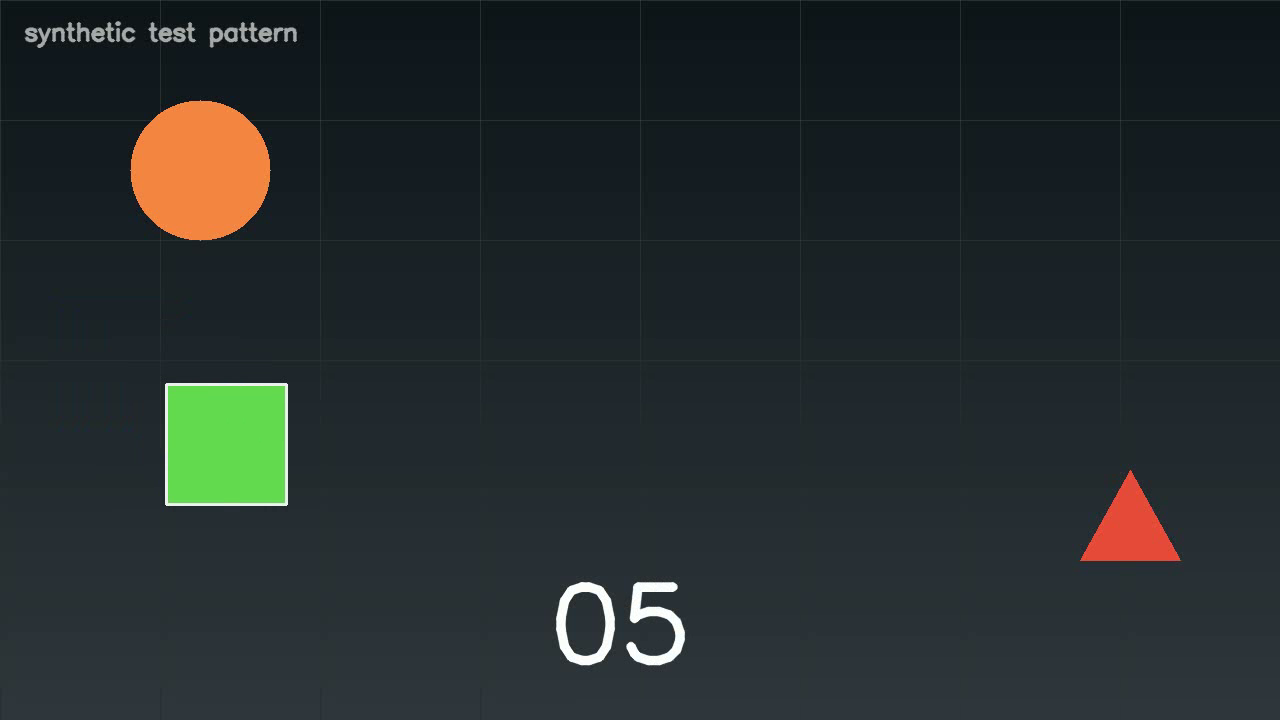
#> input picture frame 4 of data/samples/test.mp4, 1280 x 720 px
$ python lab2_capture.py --source video --path data//samples//test.mp4
#> lines starting #> are read from the running program, lines starting #| are printed output that depends on the picture; after the words box and inside, x2 and y2 are one past the last pixel; in counts of white or black regions, pixels touching at a corner belong together
"""Lab 2：Tello 影像與拍照 —— 看得到畫面、按 P 拍照，但**不能操控飛行**。

    python labs\\lab2_capture.py                     # 連線、開畫面、按 P 拍照
    python labs\\lab2_capture.py --source video --path data\\samples\\test.mp4

這一支刻意**沒有任何飛行指令**。按 T 不會起飛、方向鍵不會動 —— 程式會印一行
提示叫你去用 lab1。理由很簡單：這一節要練的是「影像進得來、照片存得下來」，
把飛行混進來只會讓出問題時分不清是哪一邊的錯。

無人機放在桌上開機就好，不需要飛。

和 lab1 的差別（段落編號對照著看）：

    2. 連線與收尾   多了 streamon() 與 get_frame_read()
    3. 影像來源     新增：讀最新一格、RGB 轉 BGR
    4. 畫面標註     新增：狀態列
    5. 存檔         新增：jpg + index.jsonl
    6. 主迴圈       cv2.imshow + waitKey，不送任何飛行指令

沒有 import threading。整支程式只有一條 while。
（djitellopy 內部會自己開一條解碼執行緒，那是它的事，我們不寫也不管它。）
"""
from __future__ import annotations

import argparse
import json
import sys
import time
from datetime import datetime
from pathlib import Path

import cv2

# Windows 主控台預設不是 UTF-8。統一成 UTF-8 並容錯，否則 print 中文時可能
# 直接丟 UnicodeEncodeError，或把輸出導向檔案時變成亂碼。
# stderr 也要處理：SystemExit 的訊息是印到 stderr 的，那些正是最需要讀懂的字。
try:
    sys.stdout.reconfigure(encoding="utf-8", errors="replace")
    sys.stderr.reconfigure(encoding="utf-8", errors="replace")
except Exception:
    pass

#: 教材實測的 Python 是 3.12。下限來自 pillow（>=3.10），上限來自 torch 2.7.0
#: —— 它只發布到 Python 3.13 的 wheel，3.14 以上根本裝不起來。
if not ((3, 10) <= sys.version_info[:2] <= (3, 13)):
    raise SystemExit(
        f"需要 Python 3.10 ~ 3.13，目前是 {sys.version.split()[0]}。\n"
        "  建議用 3.12（教材實測的版本）。Windows 上可以用啟動器指定：\n"
        "      py -3.12 -m venv .venv")

#: 狀態列更新頻率。get_battery() 讀的是狀態封包快取，不送指令、不會阻塞。
STATE_INTERVAL_S = 1.0

#: streamon 之後等第一格畫面的上限。正常 2~3 秒就會有。
FIRST_FRAME_TIMEOUT_S = 10.0

FONT = cv2.FONT_HERSHEY_SIMPLEX


# --- 1. 參數 ---------------------------------------------------------------

def parse_args(argv=None):
    p = argparse.ArgumentParser(description="Lab 2：Tello 影像與拍照")
    p.add_argument("--source", default="tello", choices=("tello", "video"),
                   help="影像來源。video 是沒有無人機時的練習用來源")
    p.add_argument("--path", help="--source video 時的影片檔或鏡頭編號")
    p.add_argument("--out", default="runs", help="輸出根目錄")
    p.add_argument("--headless", action="store_true",
                   help="不開視窗（自動測試用；這樣就按不到 P 了）")
    p.add_argument("--max-frames", type=int, default=0,
                   help="讀滿幾幀就停（0 = 不限）。無人值守測試用")
    args = p.parse_args(argv)
    if args.source == "video" and not args.path:
        p.error("--source video 需要 --path")
    return args


# --- 2. 連線與收尾 ---------------------------------------------------------

def open_source(args):
    """開啟影像來源，回傳 (kind, handle, frame_read)。

    tello：connect() -> streamon() -> get_frame_read()
    video：cv2.VideoCapture，給沒有無人機的人練習用
    """
    if args.source == "video":
        target = int(args.path) if str(args.path).isdigit() else str(args.path)
        if isinstance(target, str) and not Path(target).exists():
            raise SystemExit(f"找不到影片檔：{target}")
        cap = cv2.VideoCapture(target)
        if not cap.isOpened():
            raise SystemExit(f"無法開啟來源：{target}")
        cap.set(cv2.CAP_PROP_BUFFERSIZE, 1)  # 只留最新一格，不讓 buffer 堆舊資料
        return "video", cap, None

    from djitellopy import Tello

    tello = Tello()
    try:
        tello.connect()
    except Exception as exc:
        raise SystemExit(
            f"連不上 Tello：{exc}\n"
            "  1. 電腦的 Wi-Fi 要連到 TELLO-XXXXXX 這個熱點\n"
            "  2. UDP 8889 沒被占用（另一個程式還開著就會占著）") from exc

    print(f"已連線　電量 {tello.get_battery()}%　溫度 {tello.get_temperature():.0f}C")
    tello.streamon()
    return "tello", tello, tello.get_frame_read()


def close_source(kind, handle):
    """收尾。這一支不會飛，所以不需要降落 —— 但串流一定要關。

    串流不關的話飛機會一直往 UDP 11111 推封包，下次連線時解碼器接在一段殘缺
    的 H.264 中間，畫面容易卡住不動。
    """
    if kind == "video":
        handle.release()
        return
    for step in ("streamoff", "end"):
        try:
            getattr(handle, step)()
        except Exception:
            pass


# --- 3. 影像來源 -----------------------------------------------------------

def read_frame(kind, handle, frame_read):
    """讀最新一格 BGR 影像。來源結束回 None，還沒準備好回字串 "wait"。

    Tello 的兩個重點：

    * djitellopy 的 frame 是 **RGB**（內部用 frame.to_image()），而 cv2 全家
      都吃 BGR。不轉的話畫面顏色會反過來（天空變橘色）。
    * frame_read.frame 永遠是「最新一格的快照」，不是佇列。讀它永遠拿到最新
      的，所以延遲不會累積。
    """
#> called with kind = 'video'
    if kind == "video":
        ok, frame = handle.read()
#> frame is the input picture: shape (720, 1280, 3); mean B, G, R 44.4, 43.6, 36.6
        return frame if ok else None

    frame = frame_read.frame
    if frame is None:
        return "wait"
    return cv2.cvtColor(frame, cv2.COLOR_RGB2BGR)


# --- 4. 畫面標註 -----------------------------------------------------------

def draw_status(frame, text):
    """把狀態列畫在畫面下緣（就地修改，這張影像只是要顯示而已）。"""
    h = frame.shape[0]
    cv2.rectangle(frame, (0, h - 24), (frame.shape[1], h), (0, 0, 0), -1)
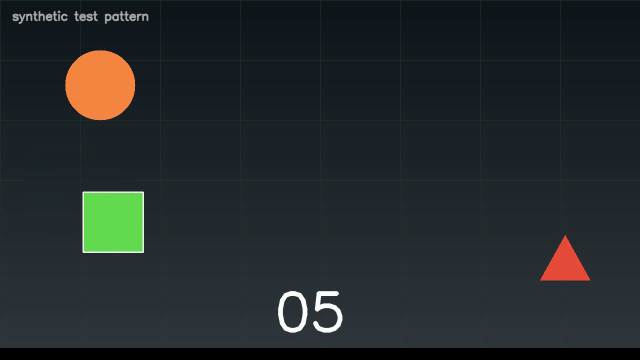
#> frame: shape (720, 1280, 3) (shown at 1/2 size); mean of channels 0, 1, 2 42.5, 41.8, 35; drawn as B, G, R
    cv2.putText(frame, text, (6, h - 7), FONT, 0.5, (255, 255, 255), 1, cv2.LINE_AA)
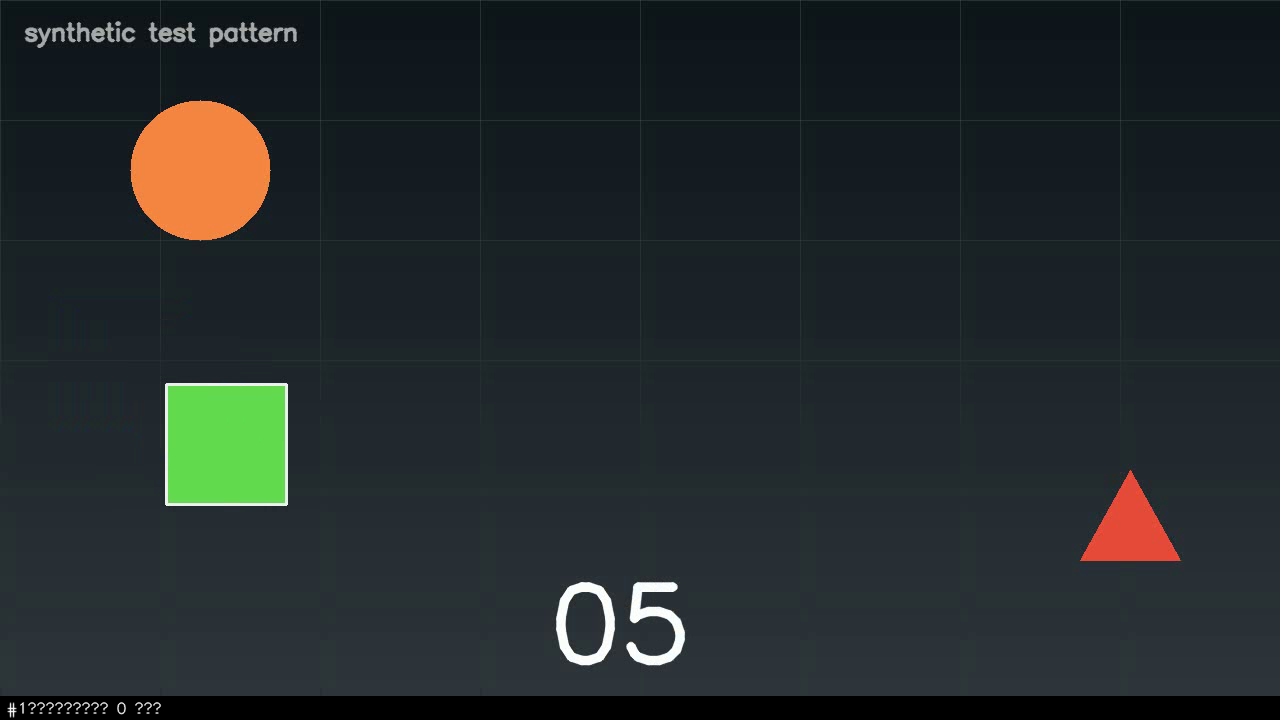
#> frame: shape (720, 1280, 3); 0.11% of pixels changed, all inside (x1, y1, x2, y2) = (7, 701, 162, 718); drawn as B, G, R
    return frame


# --- 5. 存檔 ---------------------------------------------------------------

def open_run(out_root):
    """每次執行開一個 runs 底下的時間戳資料夾。"""
    run_dir = Path(out_root) / datetime.now().strftime("%Y%m%d_%H%M%S")
    run_dir.mkdir(parents=True, exist_ok=True)
    return run_dir


# [25 lines left out: function save, not called in this run]


# --- 6. 主迴圈 -------------------------------------------------------------

def main(argv=None):
    args = parse_args(argv)
    kind, handle, frame_read = open_source(args)
    run_dir = open_run(args.out)

    print(f"來源 {kind}　輸出 {run_dir}")
    if not args.headless:
        print("鍵盤：P 拍一張　Q 離開　（這一節不做飛行操控）")

    idx = snaps = 0
    state_text = ""
    last_state = -1e9
    deadline = time.perf_counter() + FIRST_FRAME_TIMEOUT_S

    try:
        while True:
            if args.max_frames and idx >= args.max_frames:
                print(f"已達 --max-frames {args.max_frames}")
                break

            frame = read_frame(kind, handle, frame_read)
            if isinstance(frame, str):       # "wait"：Tello 還沒吐出第一格
                if time.perf_counter() > deadline:
                    print(f"{FIRST_FRAME_TIMEOUT_S:.0f} 秒內沒有畫面，"
                          "請確認 Wi-Fi 沒斷、UDP 11111 沒被占用，再跑一次")
                    break
                time.sleep(0.05)
                continue
            if frame is None:
                print("來源結束")
                break
            idx += 1

            if kind == "tello" and \
                    time.perf_counter() - last_state >= STATE_INTERVAL_S:
                last_state = time.perf_counter()
                try:
                    state_text = (f"　電量 {handle.get_battery()}%"
                                  f" 高度 {handle.get_height()} cm")
                except Exception:
                    state_text = "　狀態讀取失敗"

            status = f"#{idx}{state_text}　已拍 {snaps} 張"

            if args.headless:
                continue

            cv2.imshow("lab2 - P=拍照  Q=離開", draw_status(frame.copy(), status))
            key = cv2.waitKey(1) & 0xFF
#> (key q is pressed here)

            if key in (ord("q"), 27):
                print("使用者離開")
                break
            if key == ord("p"):
                path = save(run_dir, frame, f"snap{idx:06d}")
                snaps += 1
                print(f"拍一張 -> {path.name}")
            elif key in (ord("t"), ord("l")):
                # 這一支不做飛行。明確告訴使用者去哪裡做，而不是靜靜地忽略。
                print("這一節不做飛行操控。要起飛請用："
                      "python labs\\lab1_flight.py --path")

    except KeyboardInterrupt:
        print("\nCtrl-C 中斷")
    finally:
        if not args.headless:
            cv2.destroyAllWindows()
        close_source(kind, handle)

    print(f"\n讀 {idx} 幀，拍了 {snaps} 張")
    print(f"輸出：{run_dir}")
    return 0


if __name__ == "__main__":
    raise SystemExit(main())
#> (the program exits here)

$ run again, starting later in the video
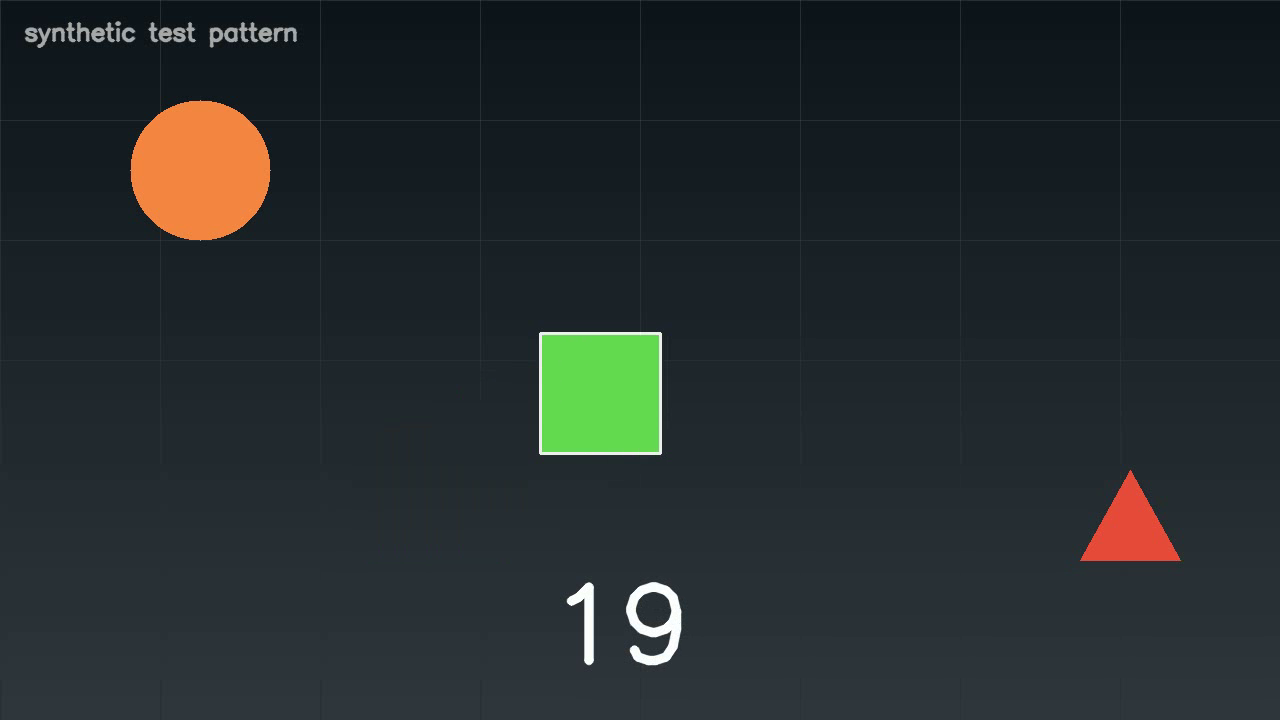
#> input picture frame 18 of data/samples/test.mp4, 1280 x 720 px
#> in read_frame, frame is the input picture: shape (720, 1280, 3); mean B, G, R 44.7, 43.3, 36.4
#> in draw_status, `cv2.rectangle(frame, (0, h - 24), (frame.shape[1], h), (0, 0, 0), -1)`:
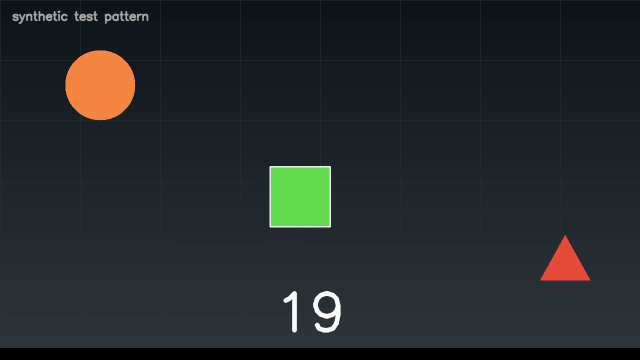
#> frame: shape (720, 1280, 3) (shown at 1/2 size); mean of channels 0, 1, 2 42.7, 41.5, 34.9; drawn as B, G, R
#> in draw_status, `cv2.putText(frame, text, (6, h - 7), FONT, 0.5, (255, 255, 255), 1, cv..`:
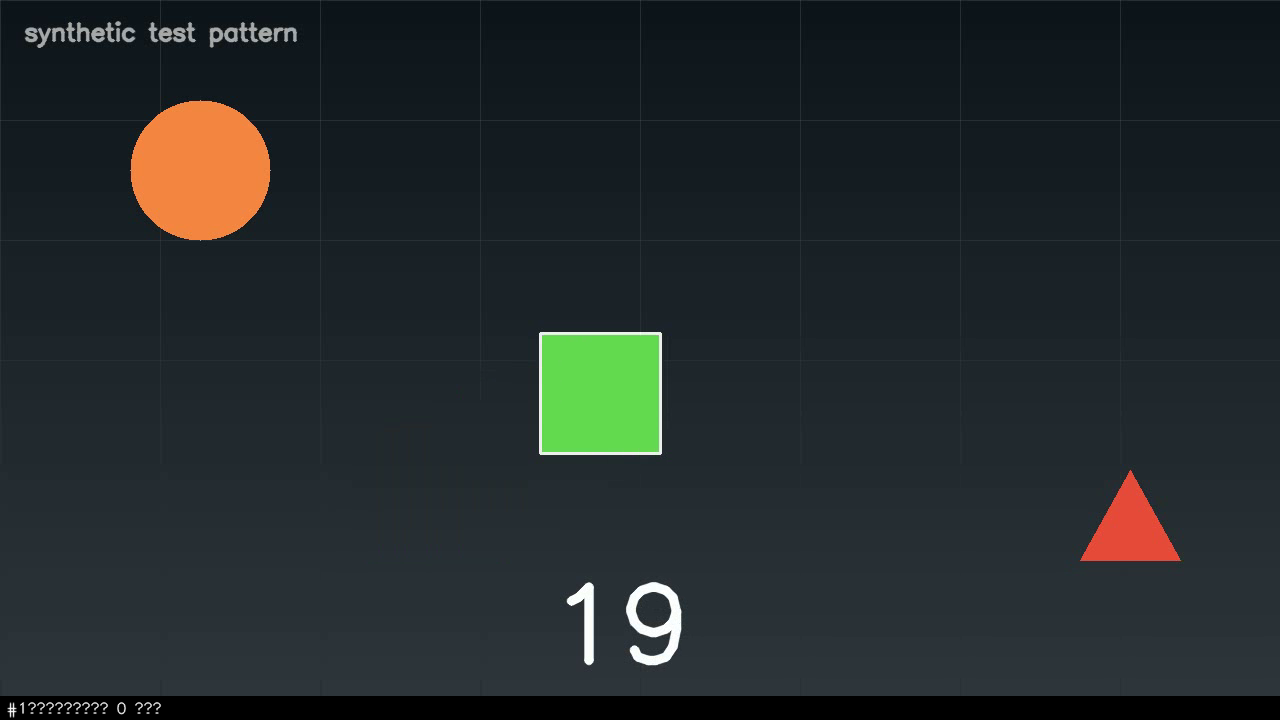
#> frame: shape (720, 1280, 3); 0.11% of pixels changed, all inside (x1, y1, x2, y2) = (7, 701, 162, 718); drawn as B, G, R

$ run again, starting later in the video
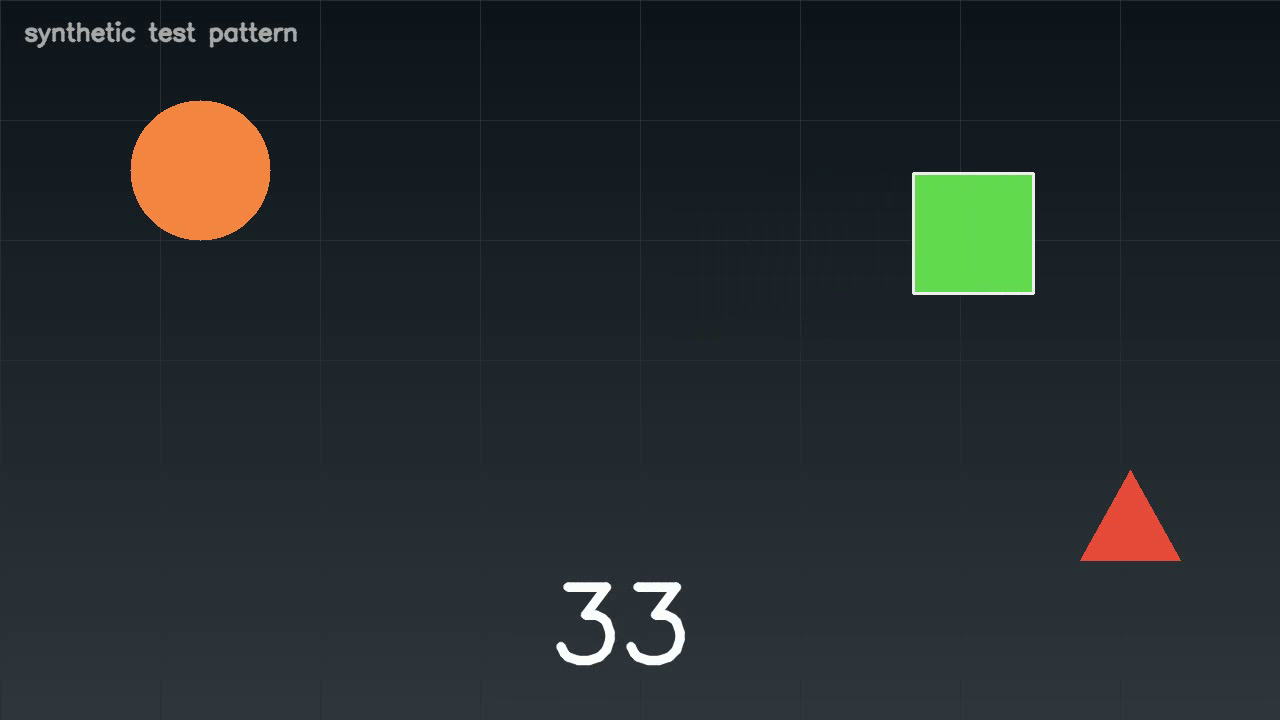
#> input picture frame 32 of data/samples/test.mp4, 1280 x 720 px
#> in read_frame, frame is the input picture: shape (720, 1280, 3); mean B, G, R 44.9, 43.5, 36.7
#> in draw_status, `cv2.rectangle(frame, (0, h - 24), (frame.shape[1], h), (0, 0, 0), -1)`:
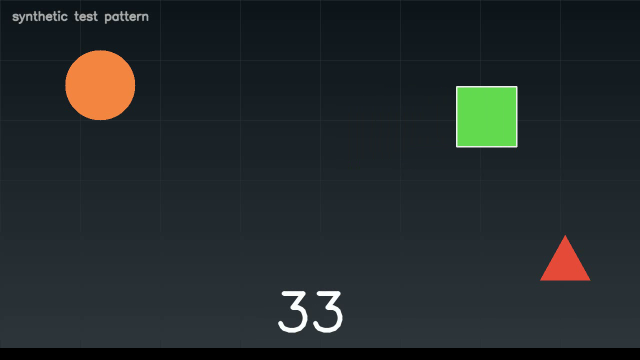
#> frame: shape (720, 1280, 3) (shown at 1/2 size); mean of channels 0, 1, 2 43, 41.7, 35.2; drawn as B, G, R
#> in draw_status, `cv2.putText(frame, text, (6, h - 7), FONT, 0.5, (255, 255, 255), 1, cv..`:
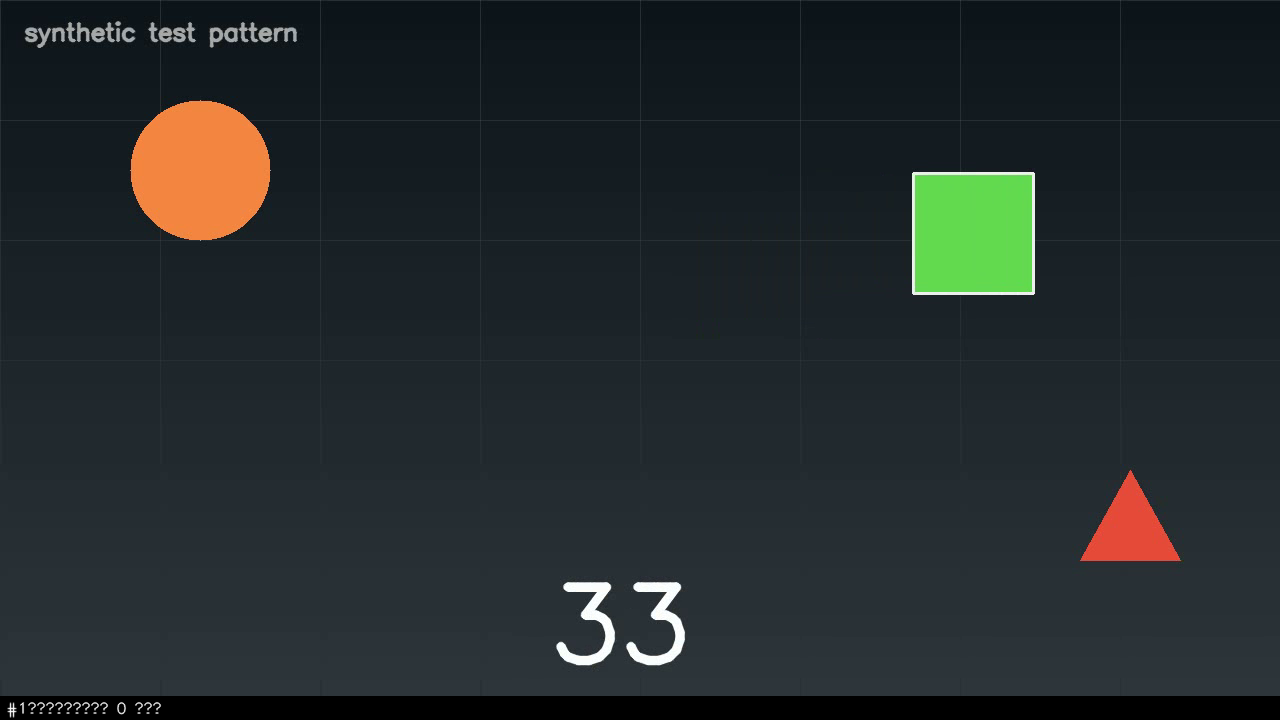
#> frame: shape (720, 1280, 3); 0.11% of pixels changed, all inside (x1, y1, x2, y2) = (7, 701, 162, 718); drawn as B, G, R
